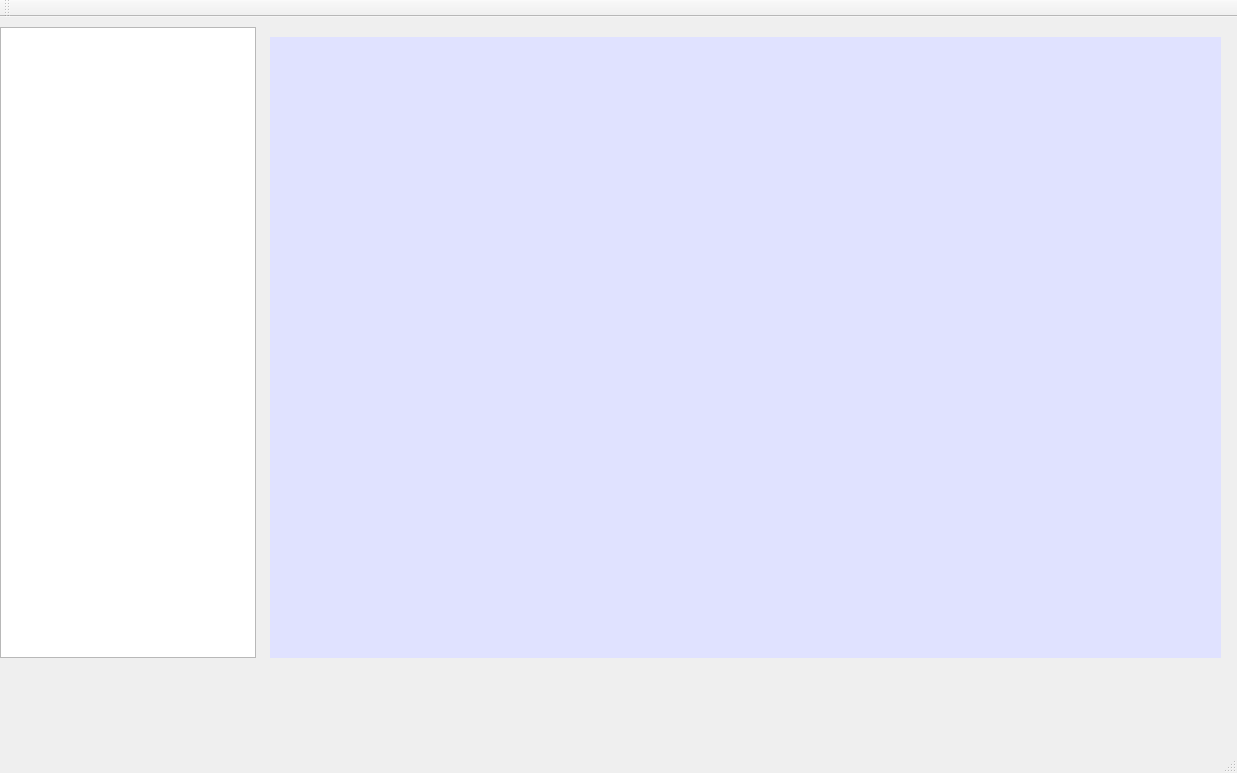
<?xml version="1.0" encoding="UTF-8"?>
<ui version="4.0">
 <class>IMGProClass</class>
 <widget class="QMainWindow" name="IMGProClass">
  <property name="geometry">
   <rect>
    <x>0</x>
    <y>0</y>
    <width>1237</width>
    <height>773</height>
   </rect>
  </property>
  <property name="windowTitle">
   <string>测试</string>
  </property>
  <widget class="QWidget" name="centralWidget">
   <widget class="QTreeView" name="treeView">
    <property name="geometry">
     <rect>
      <x>0</x>
      <y>10</y>
      <width>256</width>
      <height>631</height>
     </rect>
    </property>
   </widget>
   <widget class="QWidget" name="widget" native="true">
    <property name="geometry">
     <rect>
      <x>270</x>
      <y>20</y>
      <width>951</width>
      <height>621</height>
     </rect>
    </property>
    <property name="sizePolicy">
     <sizepolicy hsizetype="Expanding" vsizetype="Expanding">
      <horstretch>0</horstretch>
      <verstretch>0</verstretch>
     </sizepolicy>
    </property>
    <property name="mouseTracking">
     <bool>true</bool>
    </property>
    <property name="styleSheet">
     <string notr="true">background-color: rgb(224, 226, 255);</string>
    </property>
   </widget>
  </widget>
  <widget class="QMenuBar" name="menuBar">
   <property name="geometry">
    <rect>
     <x>0</x>
     <y>0</y>
     <width>1237</width>
     <height>26</height>
    </rect>
   </property>
  </widget>
  <widget class="QToolBar" name="mainToolBar">
   <attribute name="toolBarArea">
    <enum>TopToolBarArea</enum>
   </attribute>
   <attribute name="toolBarBreak">
    <bool>false</bool>
   </attribute>
  </widget>
  <widget class="QStatusBar" name="statusBar"/>
 </widget>
 <layoutdefault spacing="6" margin="11"/>
 <tabstops>
  <tabstop>treeView</tabstop>
 </tabstops>
 <resources>
  <include location="IMGPro.qrc"/>
 </resources>
 <connections/>
</ui>
